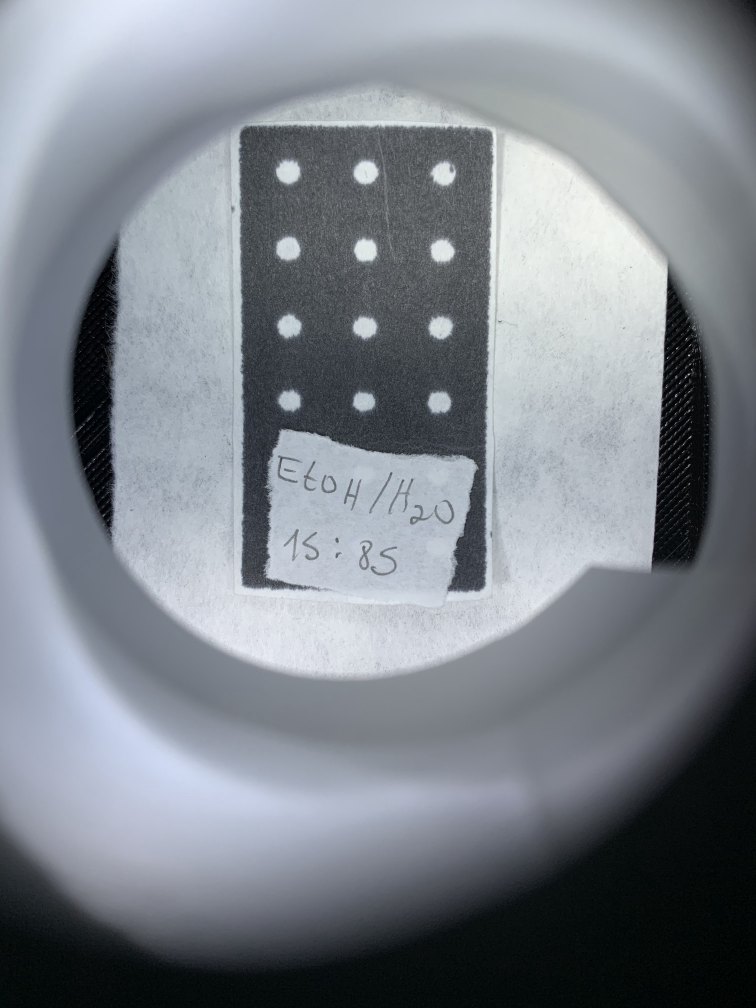
#> input picture ws_api/assets/IMG_0896.jpg, 3024 x 4032 px (shown at 1/4 size)
$ python -i image_manipulator.py   (imports and definitions only)
#> lines starting #> are read from the running program, lines starting #| are printed output that depends on the picture; after the words box and inside, x2 and y2 are one past the last pixel; in counts of white or black regions, pixels touching at a corner belong together
#> further down, picture is the input picture: shape (4032, 3024, 3); mean B, G, R 138.9, 131.2, 125.3
import cv2
import numpy as np
from .image_class import Image


# [111 lines left out: functions resize, thresh, find_contour, create_masked, gray, split and 1 more, not called in this run]


def transpose_points(transp_img: Image, pts_img: Image, pts: np.array):
    new_pts = pts * np.sqrt((transp_img.h * transp_img.w) / (pts_img.h * pts_img.w))
    return new_pts.astype(int)


# [121 lines left out: functions draw_circles, av_value, mask_with_pt, create_hist, find_av_with_half_height, not called in this run]


def hsv_thresh(img: cv2.Mat, mask=None):
    hsv = cv2.cvtColor(img, cv2.COLOR_BGR2HSV)
#> hsv: shape (4032, 3024, 3); mean H, S, V 104.2, 39.8, 139
    h, s, v = hsv[:, :, 0], hsv[:, :, 1], hsv[:, :, 2]
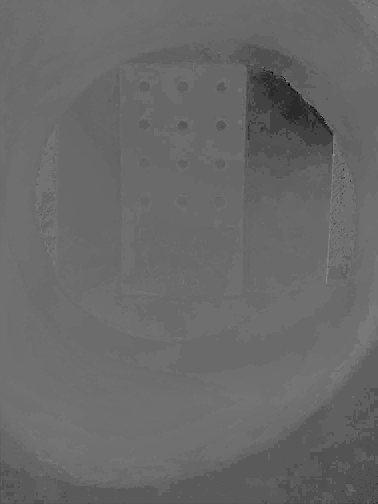
#> h: shape (4032, 3024) (shown at 1/8 size); min 0, max 173, mean 104.2
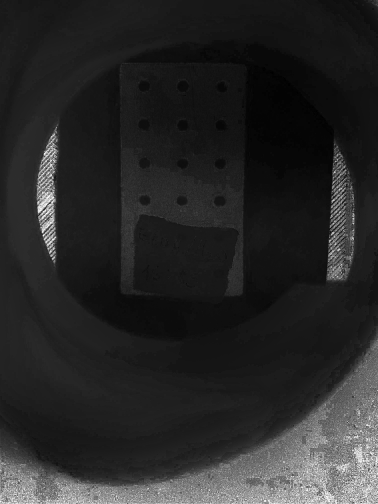
#> s: shape (4032, 3024) (shown at 1/8 size); min 0, max 255, mean 39.8
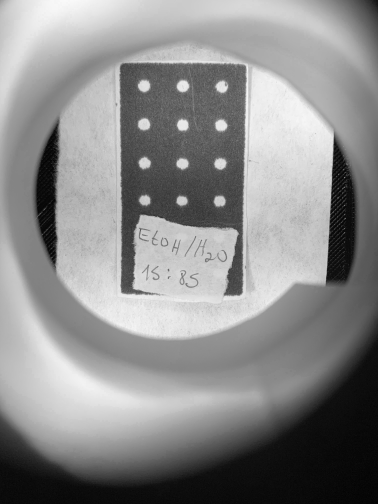
#> v: shape (4032, 3024) (shown at 1/8 size); min 0, max 255, mean 139

    hist_h = cv2.calcHist([h], [0], mask, [180], [0, 181])
#> hist_h = 180 values, max 1774374 at index 105, min 0 at index 1, mean 67737.6
    hist_s = cv2.calcHist([s], [0], mask, [256], [0, 256])
#> hist_s = 256 values, max 502013 at index 28, min 0 at index 125, mean 47628
    hist_v = cv2.calcHist([v], [0], mask, [256], [0, 256])
#> hist_v = 256 values, max 153450 at index 11, min 4 at index 254, mean 47628

    h_max, s_max, v_max = hist_h.argmax(), hist_s.argmax(), hist_v.argmax()
#> h_max = 105; s_max = 28; v_max = 11

    h_left_index, h_right_index = np.clip(h_max - 20, 0, 180), np.clip(
        h_max + 20, 0, 180
    )
#> h_left_index = 85; h_right_index = 125

    s_max_value = hist_s[s_max].astype(int)[0]
#> s_max_value = 502013
    half_height = s_max_value * 0.1
#> half_height = 50201.3
    s_left_index = (
        np.where(hist_s[:s_max] <= half_height)[0][-1] - 5
        if np.any(hist_s[:s_max] <= 20)
        else 0
    )
#> s_left_index = 5
    s_right_index = (
        np.where(hist_s[s_max:] <= 20)[0][0] + s_max + 5
        if np.any(np.where(hist_s[s_max:] <= 20))
        else 255
    )
#> s_right_index = 89

    s_left_index, s_right_index = (
        np.clip(s_left_index, 0, 255),
        np.clip(s_right_index, 0, 255),
    )

    lower_val = np.array([h_left_index, s_left_index, 20], dtype=np.uint8)
#> lower_val = [85, 5, 20]
    upper_val = np.array([h_right_index, s_right_index, 255], dtype=np.uint8)
#> upper_val = [125, 89, 255]

    frame_threshed = cv2.inRange(hsv, lower_val, upper_val)
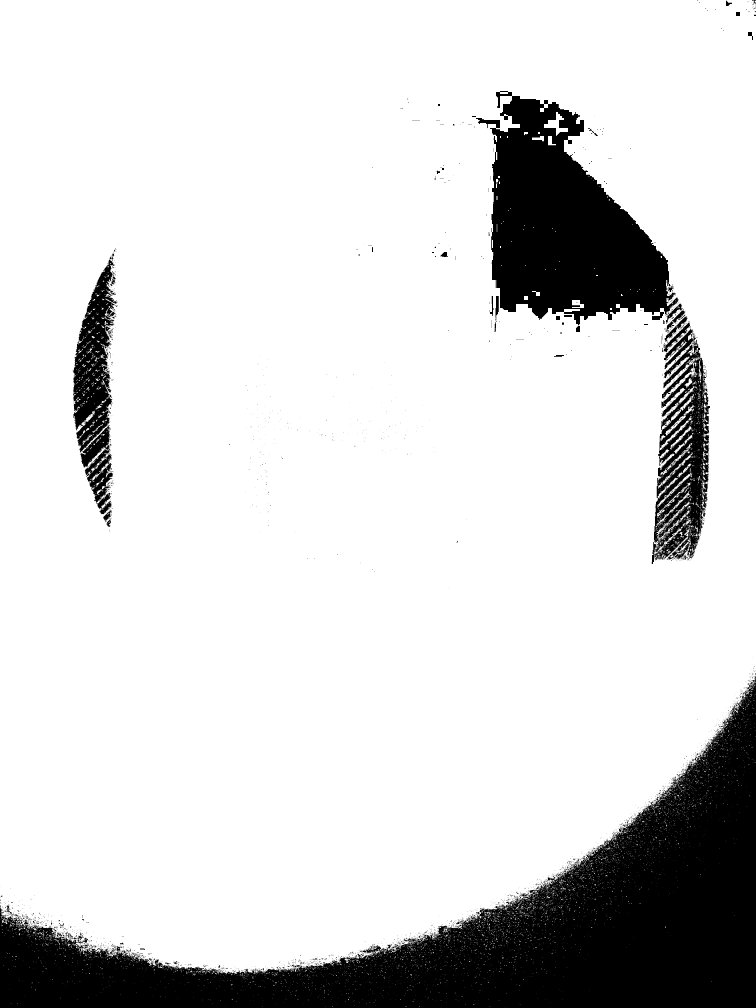
#> frame_threshed: shape (4032, 3024) (shown at 1/4 size); 84.6% white; 3033 black regions (2858 under 20 px), largest, box (x1, y1, x2, y2) and area: (0, 2703, 3024, 4032) 1232090, (1904, 364, 2715, 1302) 413897, (2607, 1289, 2840, 2256) 114441
    region = cv2.bitwise_and(img, img, mask=mask)
    region = cv2.bitwise_and(region, region, mask=frame_threshed)
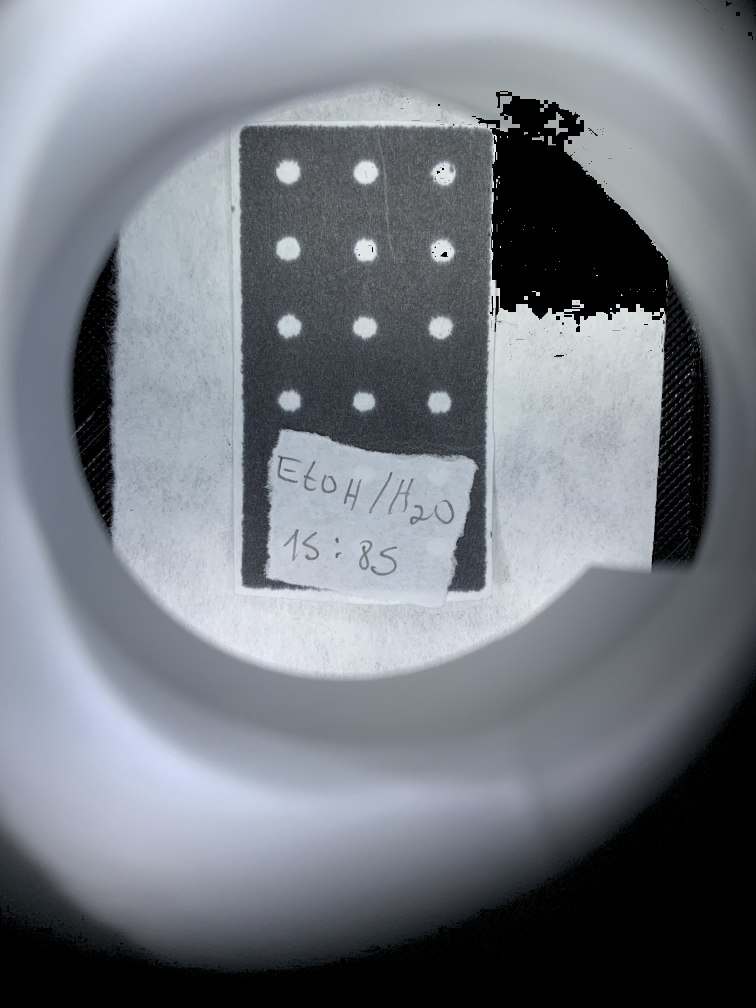
#> region: shape (4032, 3024, 3) (shown at 1/4 size); mean B, G, R 130, 122.3, 117
    return region


# [54 lines left out: functions cut_spot, create_maked_spot, return_detected_circles, not called in this run]


# [77 lines of commented-out code are left out]

>>> import cv2
>>> picture = cv2.imread('../assets/IMG_0896.jpg')
>>> result = hsv_thresh(picture)

$ run again, on ws_api/assets/IMG_0917.jpg
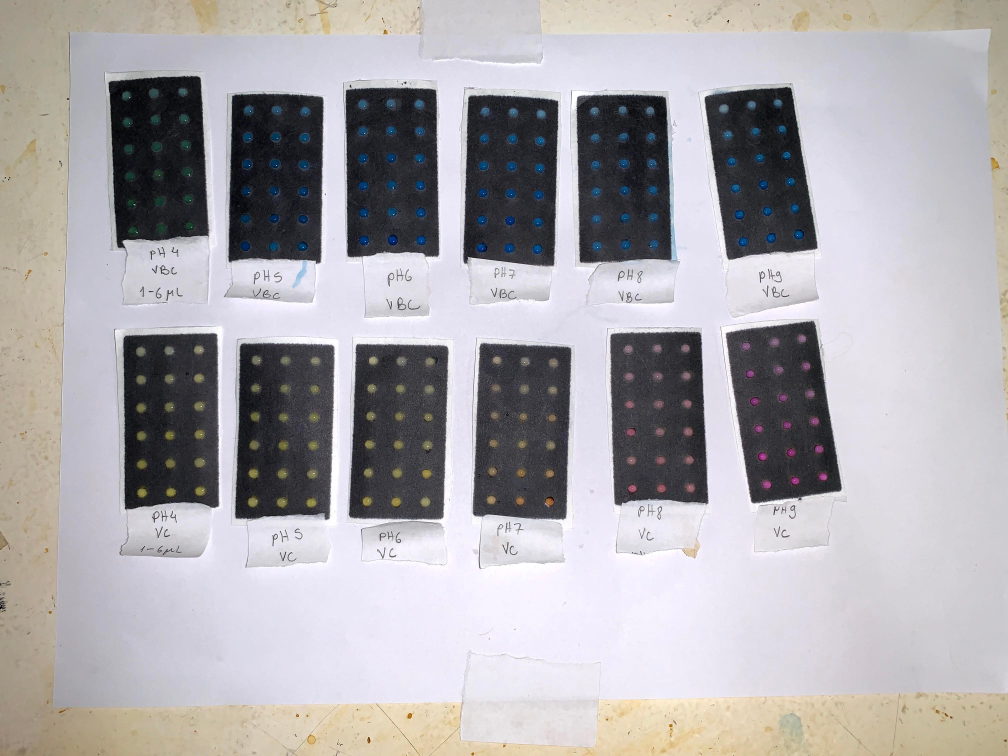
#> input picture ws_api/assets/IMG_0917.jpg, 4032 x 3024 px (shown at 1/4 size)
#> picture is the input picture: shape (3024, 4032, 3); mean B, G, R 172.3, 169, 172
#> hsv: shape (3024, 4032, 3); mean H, S, V 105.9, 24.9, 178.5
#> hist_h = 180 values, max 2177054 at index 124, min 0 at index 40, mean 67737.6
#> hist_s = 256 values, max 1741015 at index 15, min 0 at index 254, mean 47628
#> hist_v = 256 values, max 223717 at index 255, min 9 at index 0, mean 47628
#> h_max = 124; s_max = 15; v_max = 255
#> h_left_index = 104; h_right_index = 144
#> s_max_value = 1741015
#> half_height = 174101.5
#> s_left_index = 0
#> in hsv_thresh, `s_right_index = ( np.where(hist_s[s_max:] <= 20)[0][0] + s_max + 5 if ..`: s_right_index = 259
#> in hsv_thresh, `s_left_index, s_right_index = ( np.clip(s_left_index, 0, 255), np.clip..`: s_right_index = 255
#> lower_val = [104, 0, 20]
#> upper_val = [144, 255, 255]
#> in hsv_thresh, `frame_threshed = cv2.inRange(hsv, lower_val, upper_val)`:
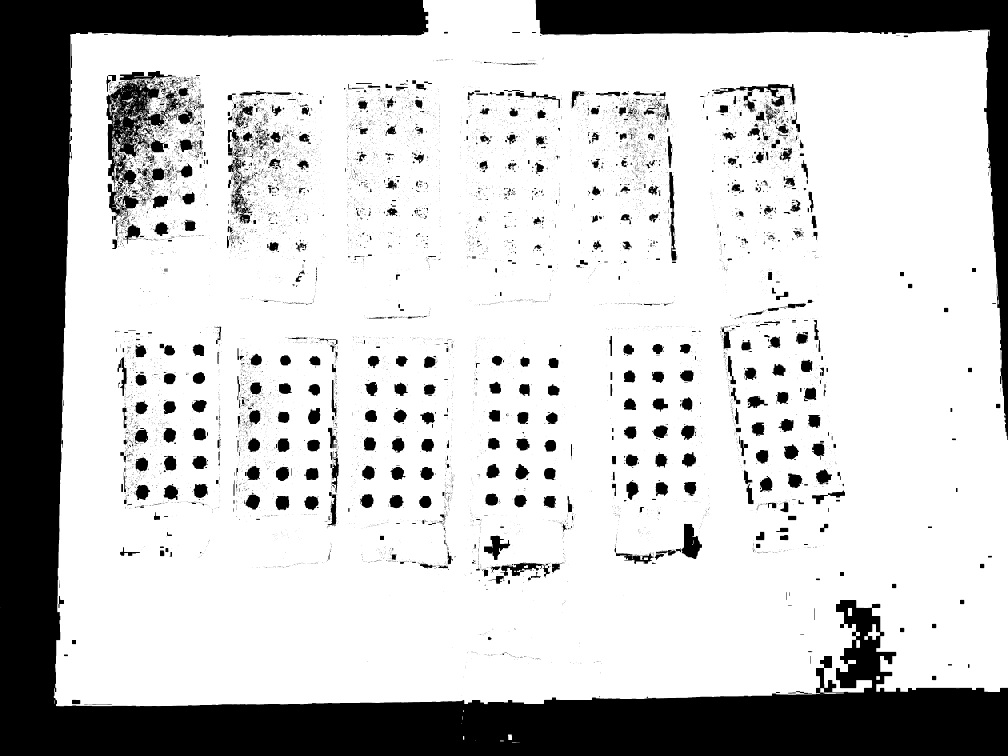
#> frame_threshed: shape (3024, 4032) (shown at 1/4 size); 77.4% white; 15272 black regions (14012 under 20 px), largest, box (x1, y1, x2, y2) and area: (0, 0, 4032, 3024) 1878742, (2143, 0, 4032, 1760) 334898, (426, 284, 739, 804) 50230
#> in hsv_thresh, `region = cv2.bitwise_and(region, region, mask=frame_threshed)`:
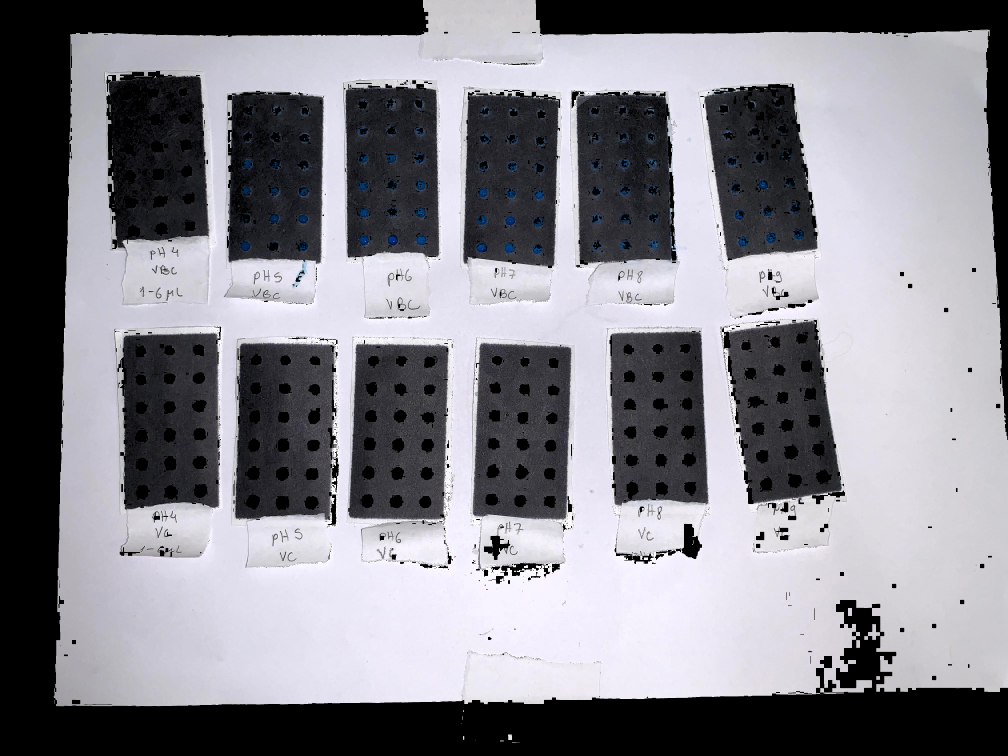
#> region: shape (3024, 4032, 3) (shown at 1/4 size); mean B, G, R 138.1, 131.1, 132.1

$ run again, on ws_api/assets/IMG_0918.jpg
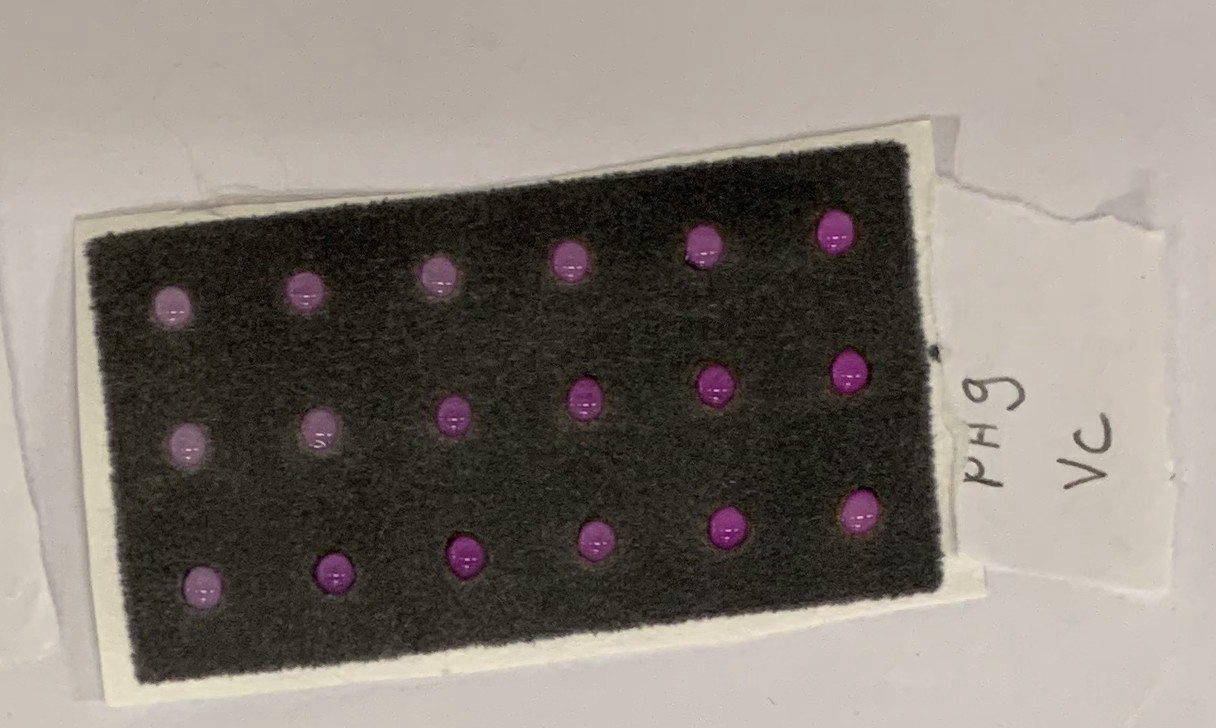
#> input picture ws_api/assets/IMG_0918.jpg, 1216 x 728 px
#> picture is the input picture: shape (728, 1216, 3); mean B, G, R 116.9, 124.5, 132.2
#> hsv: shape (728, 1216, 3); mean H, S, V 22.2, 45.1, 132.2
#> hist_h = 180 values, max 218791 at index 20, min 0 at index 30, mean 4918
#> hist_s = 256 values, max 68899 at index 25, min 0 at index 0, mean 3458
#> hist_v = 256 values, max 33373 at index 204, min 0 at index 0, mean 3458
#> h_max = 20; s_max = 25; v_max = 204
#> h_left_index = 0; h_right_index = 40
#> s_max_value = 68899
#> half_height = 6889.9
#> s_left_index = 12
#> s_right_index = 197
#> lower_val = [0, 12, 20]
#> upper_val = [40, 197, 255]
#> in hsv_thresh, `frame_threshed = cv2.inRange(hsv, lower_val, upper_val)`:
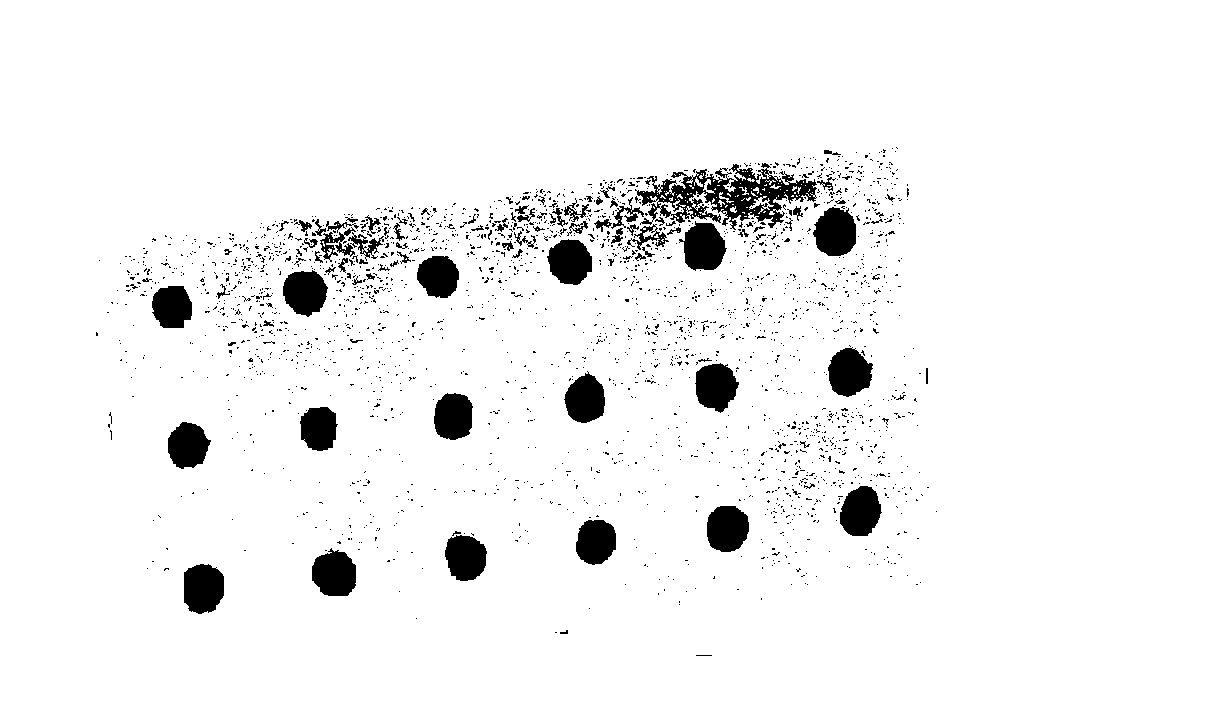
#> frame_threshed: shape (728, 1216); 95% white; 2418 black regions (2318 under 20 px), largest, box (x1, y1, x2, y2) and area: (635, 163, 817, 230) 4938, (184, 564, 224, 614) 1655, (312, 548, 356, 596) 1627
#> in hsv_thresh, `region = cv2.bitwise_and(region, region, mask=frame_threshed)`:
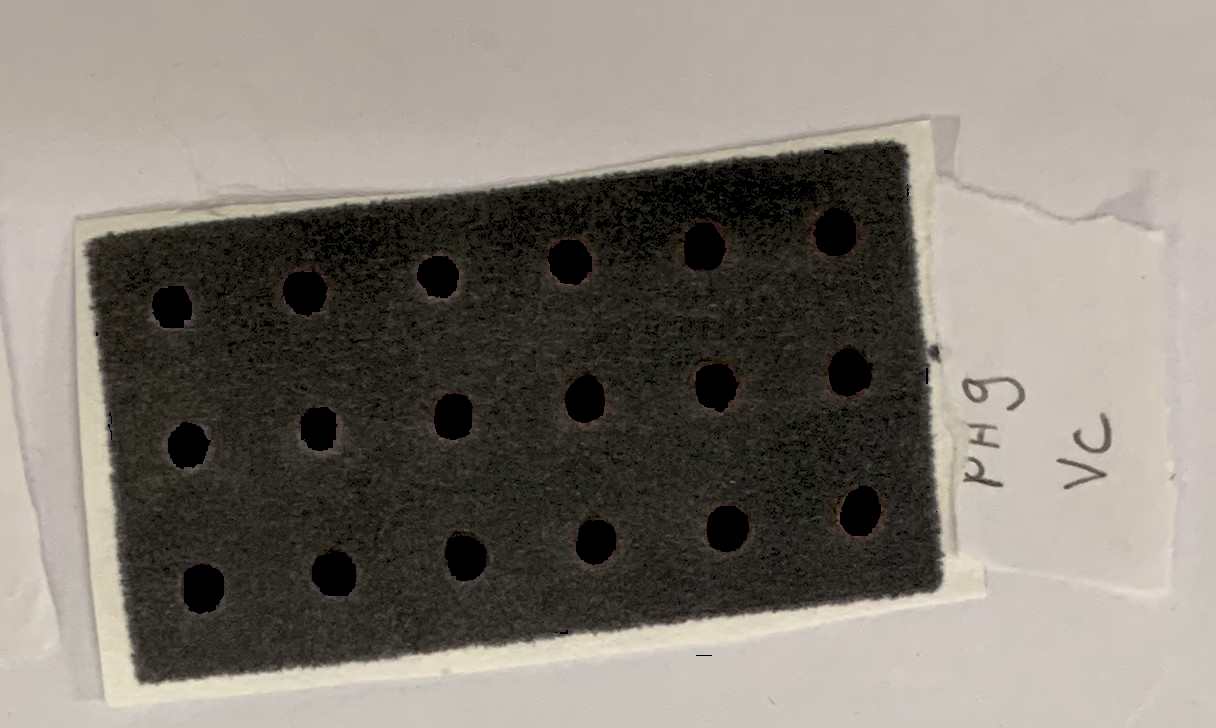
#> region: shape (728, 1216, 3); mean B, G, R 114.2, 122.5, 128.9
